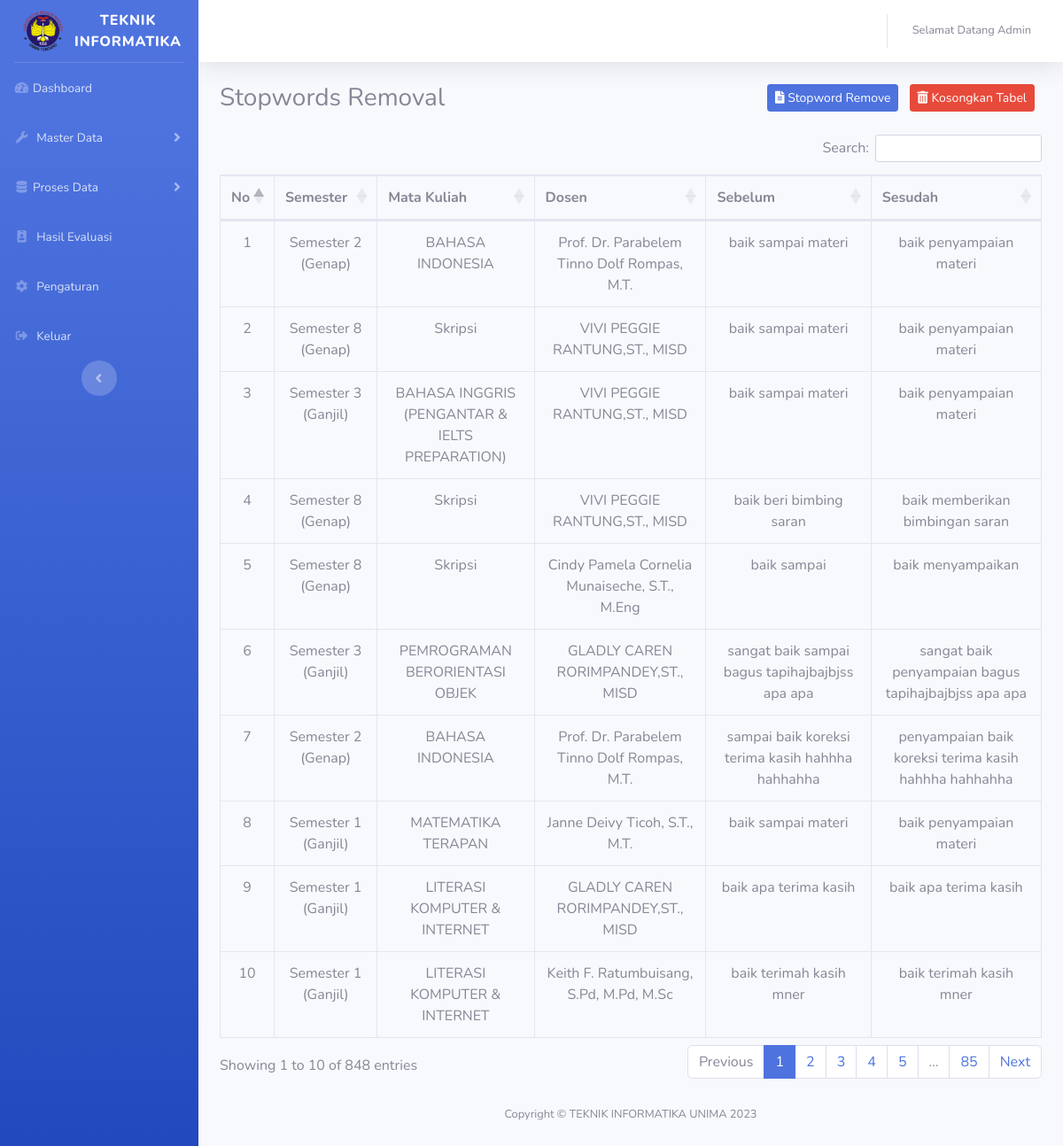
/index.php/admin/evaluasi/stopwords, run on the app's committed database.
### tables this page shows
CREATE TABLE `stopword` (
  `id_stopword` int(11) NOT NULL,
  `mata_kuliah` varchar(50) NOT NULL,
  `nama_dosen` varchar(50) NOT NULL,
  `ulasan` text NOT NULL,
  `sentiment` varchar(50) DEFAULT NULL
);

CREATE TABLE `evaluasi` (
  `id_evaluasi` int(11) NOT NULL,
  `id_mahasiswa` int(11) DEFAULT NULL,
  `semester` varchar(255) DEFAULT NULL,
  `mata_kuliah` varchar(50) NOT NULL,
  `nama_dosen` varchar(50) NOT NULL,
  `ulasan` text NOT NULL,
  `sentiment` varchar(50) DEFAULT NULL
);

CREATE TABLE `cleaning` (
  `id_cleaning` int(11) NOT NULL,
  `mata_kuliah` varchar(50) NOT NULL,
  `nama_dosen` varchar(50) NOT NULL,
  `ulasan` text NOT NULL,
  `sentiment` varchar(50) DEFAULT NULL
);

### application/controllers/admin/Evaluasi.php (called while the page is built, shortened)
<?php
class Evaluasi extends CI_Controller {
	public function __construct() {
		$this->load->model('LppmModel');
	}
	public function stopwords () {
		$data['eval'] = $this->db->query('SELECT * FROM  evaluasi');
		$data['clean'] = $this->db->query('SELECT * FROM  cleaning');
		$data['stop'] = $this->db->query('SELECT * FROM  stopword');
		$data['stem'] = $this->db->query('SELECT * FROM  stemming');
		$data['label'] = $this->db->query('SELECT sentiment FROM  stemming');
		$data['train'] = $this->db->query('SELECT * FROM  data_training');
		$data['tfidf'] = $this->db->query('SELECT tfidf FROM  data_training');
		$data['title'] = "Stopwords Removal";
		$data['training'] = $this->db->query("SELECT a.*, b.semester, b.nama_dosen, b.mata_kuliah, d.ulasan as clean FROM stopword a LEFT JOIN evaluasi b ON a.id_stopword = b.id_evaluasi LEFT JOIN cleaning d ON a.id_stopword=d.id_cleaning")->result();
		$this->load->view('templates_admin/header', $data);
		$this->load->view('templates_admin/sidebar');
		$this->load->view('admin/stopword', $data);
		$this->load->view('templates_admin/footer');
	}
}
?>

### index.php (called while the page is built, shortened)
<?php
require_once BASEPATH.'core/CodeIgniter.php';

### application/views/admin/stopword.php (the view, shortened to what this page needs)
<div class="container-fluid">
    <div class="d-sm-flex align-items-center mb-4">
    <h1 class="h3 mb-0 text-grey-800"><?php echo $title ?></h1>
        <div class="ml-auto">
            <a href="<?php echo base_url('admin/evaluasi/stopword') ?>" class="btn btn-sm btn-primary mr-2">
                <i class="fas fa-file-alt"></i> Stopword Remove
            </a>
            <a href="<?php echo base_url('admin/evaluasi/kosongkan_tabel2') ?>" class="btn btn-sm btn-danger mr-2">
                <i class="fas fa-trash-alt"></i> Kosongkan Tabel
            </a>
        </div>
    </div>
    <div class="table-responsive">
        <table id="example" id="data-tabel" class="table table-bordered mt-2" width="100%">
            <thead>
                <tr class="text-center">
                    <th>No</th>
                    <th>Semester</th>
                    <th>Mata Kuliah</th>
                    <th>Dosen</th>
                    <th>Sebelum</th>
                    <th>Sesudah</th>
                </tr>
            </thead>
            <tbody>
                <?php $no=1; foreach($training as $b) : ?>
                <tr>
                    <td class="text-center"><?php echo $no++ ?></td>
                    <td class="text-center"><?php echo $b->semester++ ?></td>
                    <td class="text-center"><?php echo $b->mata_kuliah ?></td>
                    <td class="text-center"><?php echo $b->nama_dosen ?></td>
                    <td class="text-center"><?php echo $b->clean?></td>
                    <td class="text-center"><?php echo $b->ulasan?></td>
                </tr>
                <?php endforeach; ?>
            </tbody>
        </table>
    </div>
</div>

### data on the page
stopword: evaluasi.mata_kuliah "BAHASA INDONESIA", evaluasi.nama_dosen "Prof. Dr. Parabelem Tinno Dolf Rompas, M.T.", cleaning.ulasan "baik sampai materi", ulasan "baik penyampaian materi"
stopword: evaluasi.mata_kuliah "Skripsi", evaluasi.nama_dosen "VIVI PEGGIE RANTUNG,ST., MISD", cleaning.ulasan "baik sampai materi", ulasan "baik penyampaian materi"
stopword: evaluasi.mata_kuliah "BAHASA INGGRIS (PENGANTAR & IELTS PREPARATION)", evaluasi.nama_dosen "VIVI PEGGIE RANTUNG,ST., MISD", cleaning.ulasan "baik sampai materi", ulasan "baik penyampaian materi"
stopword: evaluasi.mata_kuliah "Skripsi", evaluasi.nama_dosen "VIVI PEGGIE RANTUNG,ST., MISD", cleaning.ulasan "baik beri bimbing saran", ulasan "baik memberikan bimbingan saran"
stopword: evaluasi.mata_kuliah "Skripsi", evaluasi.nama_dosen "Cindy Pamela Cornelia Munaiseche, S.T., M.Eng", cleaning.ulasan "baik sampai", ulasan "baik menyampaikan"
stopword: evaluasi.mata_kuliah "PEMROGRAMAN BERORIENTASI OBJEK", evaluasi.nama_dosen "GLADLY CAREN RORIMPANDEY,ST., MISD", cleaning.ulasan "sangat baik sampai bagus tapihajbajbjss apa apa", ulasan "sangat baik penyampaian bagus tapihajbajbjss apa apa"
stopword: evaluasi.mata_kuliah "BAHASA INDONESIA", evaluasi.nama_dosen "Prof. Dr. Parabelem Tinno Dolf Rompas, M.T.", cleaning.ulasan "sampai baik koreksi terima kasih hahhha hahhahha", ulasan "penyampaian baik koreksi terima kasih hahhha hahhahha"
stopword: evaluasi.mata_kuliah "MATEMATIKA TERAPAN", evaluasi.nama_dosen "Janne Deivy Ticoh, S.T., M.T.", cleaning.ulasan "baik sampai materi", ulasan "baik penyampaian materi"
stopword: evaluasi.mata_kuliah "LITERASI KOMPUTER & INTERNET", evaluasi.nama_dosen "GLADLY CAREN RORIMPANDEY,ST., MISD", cleaning.ulasan "baik apa terima kasih", ulasan "baik apa terima kasih"
stopword: evaluasi.mata_kuliah "LITERASI KOMPUTER & INTERNET", evaluasi.nama_dosen "Keith F. Ratumbuisang, S.Pd, M.Pd, M.Sc", cleaning.ulasan "baik terimah kasih mner", ulasan "baik terimah kasih mner"

### other printed values
$title "Stopwords Removal"
